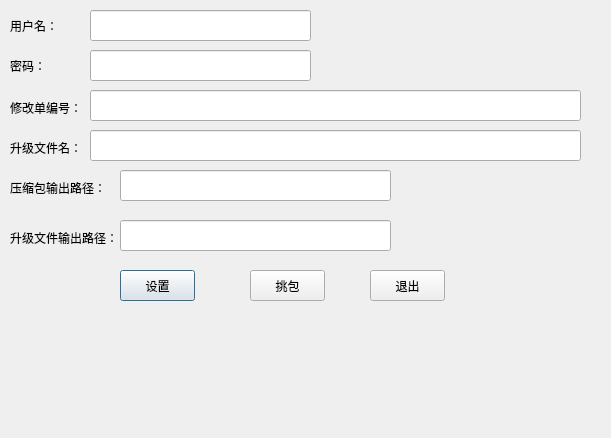
<?xml version="1.0" encoding="UTF-8"?>
<ui version="4.0">
 <class>Dialog</class>
 <widget class="QDialog" name="Dialog">
  <property name="geometry">
   <rect>
    <x>0</x>
    <y>0</y>
    <width>611</width>
    <height>438</height>
   </rect>
  </property>
  <property name="windowTitle">
   <string>Dialog</string>
  </property>
  <widget class="QLabel" name="label">
   <property name="geometry">
    <rect>
     <x>10</x>
     <y>20</y>
     <width>54</width>
     <height>12</height>
    </rect>
   </property>
   <property name="text">
    <string>用户名：</string>
   </property>
  </widget>
  <widget class="QLabel" name="label_2">
   <property name="geometry">
    <rect>
     <x>10</x>
     <y>60</y>
     <width>54</width>
     <height>12</height>
    </rect>
   </property>
   <property name="text">
    <string>密码：</string>
   </property>
  </widget>
  <widget class="QLabel" name="label_3">
   <property name="geometry">
    <rect>
     <x>10</x>
     <y>100</y>
     <width>71</width>
     <height>16</height>
    </rect>
   </property>
   <property name="text">
    <string>修改单编号：</string>
   </property>
  </widget>
  <widget class="QLabel" name="label_4">
   <property name="geometry">
    <rect>
     <x>10</x>
     <y>140</y>
     <width>71</width>
     <height>16</height>
    </rect>
   </property>
   <property name="text">
    <string>升级文件名：</string>
   </property>
  </widget>
  <widget class="QLineEdit" name="lineEdit">
   <property name="geometry">
    <rect>
     <x>90</x>
     <y>10</y>
     <width>221</width>
     <height>31</height>
    </rect>
   </property>
  </widget>
  <widget class="QLineEdit" name="lineEdit_2">
   <property name="geometry">
    <rect>
     <x>90</x>
     <y>50</y>
     <width>221</width>
     <height>31</height>
    </rect>
   </property>
  </widget>
  <widget class="QLineEdit" name="lineEdit_3">
   <property name="geometry">
    <rect>
     <x>90</x>
     <y>90</y>
     <width>491</width>
     <height>31</height>
    </rect>
   </property>
  </widget>
  <widget class="QLineEdit" name="lineEdit_4">
   <property name="geometry">
    <rect>
     <x>90</x>
     <y>130</y>
     <width>491</width>
     <height>31</height>
    </rect>
   </property>
  </widget>
  <widget class="QPushButton" name="pushButton">
   <property name="geometry">
    <rect>
     <x>120</x>
     <y>270</y>
     <width>75</width>
     <height>31</height>
    </rect>
   </property>
   <property name="text">
    <string>设置</string>
   </property>
  </widget>
  <widget class="QPushButton" name="pushButton_2">
   <property name="geometry">
    <rect>
     <x>250</x>
     <y>270</y>
     <width>75</width>
     <height>31</height>
    </rect>
   </property>
   <property name="text">
    <string>挑包</string>
   </property>
  </widget>
  <widget class="QPushButton" name="pushButton_3">
   <property name="geometry">
    <rect>
     <x>370</x>
     <y>270</y>
     <width>75</width>
     <height>31</height>
    </rect>
   </property>
   <property name="text">
    <string>退出</string>
   </property>
  </widget>
  <widget class="QLabel" name="label_5">
   <property name="geometry">
    <rect>
     <x>10</x>
     <y>180</y>
     <width>101</width>
     <height>16</height>
    </rect>
   </property>
   <property name="text">
    <string>压缩包输出路径：</string>
   </property>
  </widget>
  <widget class="QLabel" name="label_6">
   <property name="geometry">
    <rect>
     <x>10</x>
     <y>230</y>
     <width>121</width>
     <height>16</height>
    </rect>
   </property>
   <property name="text">
    <string>升级文件输出路径：</string>
   </property>
  </widget>
  <widget class="QLineEdit" name="lineEdit_5">
   <property name="geometry">
    <rect>
     <x>120</x>
     <y>170</y>
     <width>271</width>
     <height>31</height>
    </rect>
   </property>
  </widget>
  <widget class="QLineEdit" name="lineEdit_6">
   <property name="geometry">
    <rect>
     <x>120</x>
     <y>220</y>
     <width>271</width>
     <height>31</height>
    </rect>
   </property>
  </widget>
 </widget>
 <resources/>
 <connections/>
</ui>
